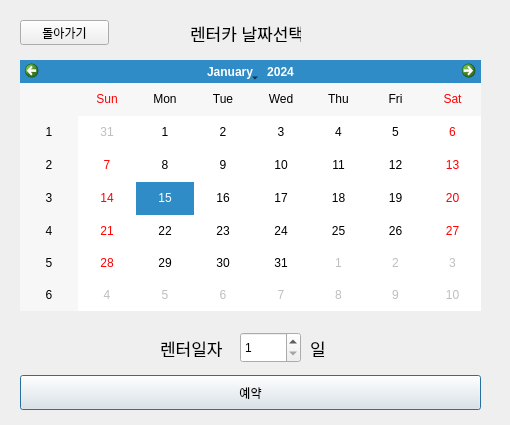
<?xml version="1.0" encoding="UTF-8"?>
<ui version="4.0">
 <class>reservation</class>
 <widget class="QDialog" name="reservation">
  <property name="geometry">
   <rect>
    <x>0</x>
    <y>0</y>
    <width>510</width>
    <height>425</height>
   </rect>
  </property>
  <property name="windowTitle">
   <string>실시간 예약</string>
  </property>
  <widget class="QCalendarWidget" name="calendarWidget">
   <property name="geometry">
    <rect>
     <x>20</x>
     <y>60</y>
     <width>461</width>
     <height>251</height>
    </rect>
   </property>
   <property name="mouseTracking">
    <bool>false</bool>
   </property>
   <property name="tabletTracking">
    <bool>false</bool>
   </property>
   <property name="firstDayOfWeek">
    <enum>Qt::Sunday</enum>
   </property>
   <property name="selectionMode">
    <enum>QCalendarWidget::SingleSelection</enum>
   </property>
   <property name="horizontalHeaderFormat">
    <enum>QCalendarWidget::ShortDayNames</enum>
   </property>
   <property name="verticalHeaderFormat">
    <enum>QCalendarWidget::ISOWeekNumbers</enum>
   </property>
   <property name="navigationBarVisible">
    <bool>true</bool>
   </property>
   <property name="dateEditEnabled">
    <bool>true</bool>
   </property>
  </widget>
  <widget class="QPushButton" name="reservation_btn">
   <property name="geometry">
    <rect>
     <x>20</x>
     <y>375</y>
     <width>461</width>
     <height>35</height>
    </rect>
   </property>
   <property name="styleSheet">
    <string notr="true">QPushButton:hover
{background-color:#333; color:#fff;}</string>
   </property>
   <property name="text">
    <string>예약</string>
   </property>
  </widget>
  <widget class="QPushButton" name="back_btn">
   <property name="geometry">
    <rect>
     <x>20</x>
     <y>20</y>
     <width>89</width>
     <height>25</height>
    </rect>
   </property>
   <property name="styleSheet">
    <string notr="true">QPushButton:hover
{background-color:#333; color:#fff;}</string>
   </property>
   <property name="text">
    <string>돌아가기</string>
   </property>
  </widget>
  <widget class="QSpinBox" name="spinBox">
   <property name="geometry">
    <rect>
     <x>240</x>
     <y>332</y>
     <width>61</width>
     <height>31</height>
    </rect>
   </property>
   <property name="minimum">
    <number>1</number>
   </property>
  </widget>
  <widget class="QLabel" name="label">
   <property name="geometry">
    <rect>
     <x>310</x>
     <y>340</y>
     <width>21</width>
     <height>17</height>
    </rect>
   </property>
   <property name="font">
    <font>
     <pointsize>13</pointsize>
    </font>
   </property>
   <property name="text">
    <string>일</string>
   </property>
  </widget>
  <widget class="QLabel" name="label_2">
   <property name="geometry">
    <rect>
     <x>160</x>
     <y>340</y>
     <width>71</width>
     <height>17</height>
    </rect>
   </property>
   <property name="font">
    <font>
     <pointsize>13</pointsize>
    </font>
   </property>
   <property name="text">
    <string>렌터일자</string>
   </property>
  </widget>
  <widget class="QLabel" name="label_3">
   <property name="geometry">
    <rect>
     <x>190</x>
     <y>25</y>
     <width>111</width>
     <height>17</height>
    </rect>
   </property>
   <property name="font">
    <font>
     <pointsize>13</pointsize>
    </font>
   </property>
   <property name="text">
    <string>렌터카 날짜선택</string>
   </property>
  </widget>
 </widget>
 <resources/>
 <connections/>
</ui>
